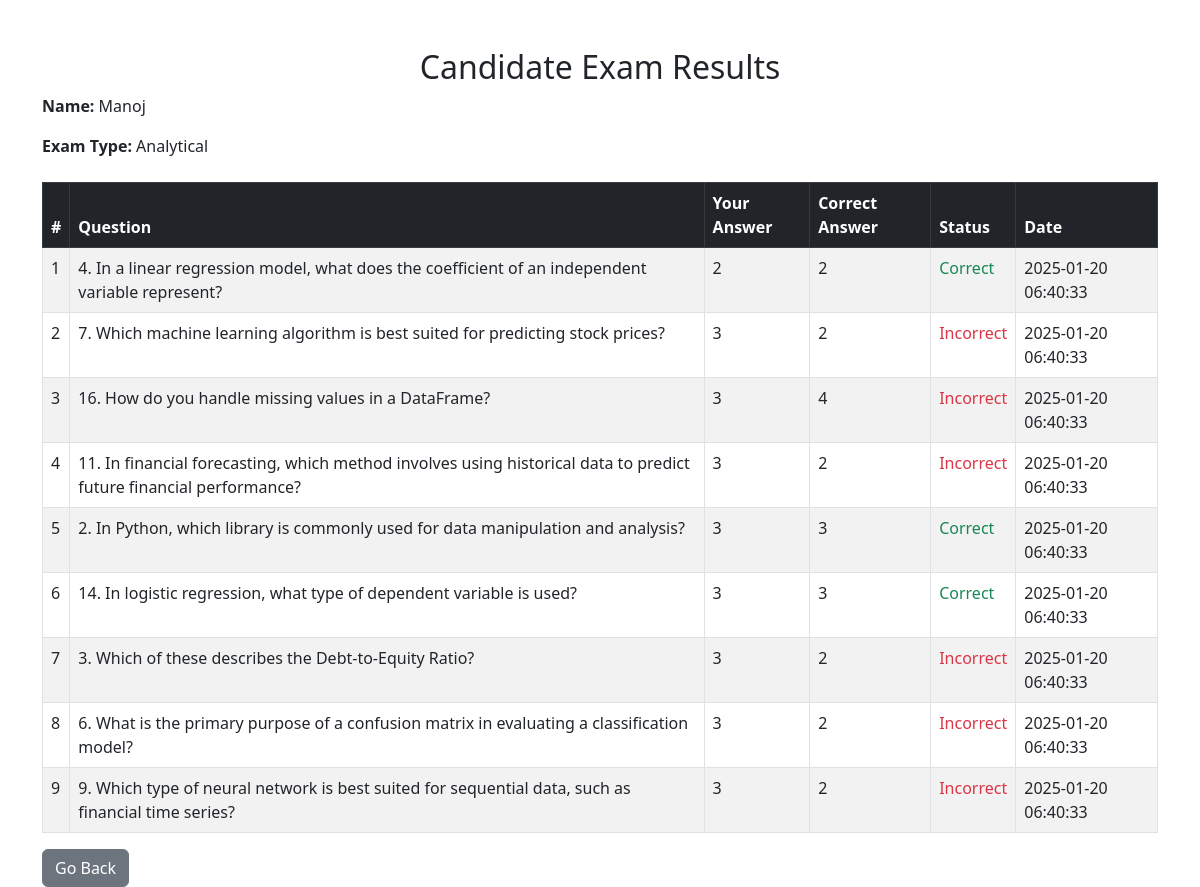
/show_result_details.php?id=15, run on an earlier commit of the app's database.
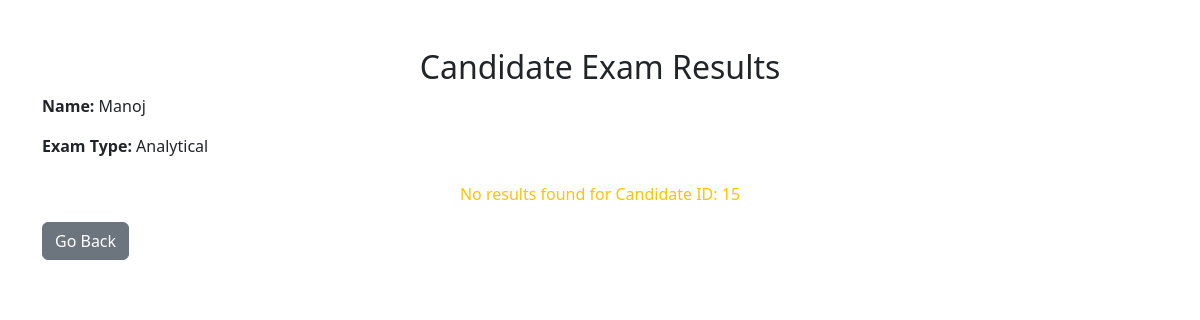
And on a later commit of the database.
### tables this page shows
CREATE TABLE `candidates` (
  `id` int(8) NOT NULL,
  `name` varchar(255) NOT NULL,
  `mobile` varchar(15) NOT NULL,
  `email` varchar(100) NOT NULL,
  `password` varchar(100) NOT NULL,
  `exam_type` varchar(100) NOT NULL,
  `designation` varchar(100) NOT NULL,
  `total_marks` int(4) NOT NULL,
  `sec_code` varchar(10) NOT NULL,
  `exam_duration` varchar(10) NOT NULL,
  `status` varchar(50) NOT NULL,
  `is_exam_completed` tinyint(1) DEFAULT 0
);

CREATE TABLE `question_results` (
  `id` int(11) NOT NULL,
  `candidate_id` int(11) NOT NULL,
  `exam_type` varchar(255) NOT NULL,
  `question_id` int(11) NOT NULL,
  `question` text NOT NULL,
  `user_answer` int(11) NOT NULL,
  `correct_option` int(11) NOT NULL,
  `status` varchar(50) NOT NULL,
  `created_at` timestamp NOT NULL DEFAULT current_timestamp()
);

### show_result_details.php (the view, shortened to what this page needs)
<?php
$candidate_id = intval($_GET['id']);
include 'conn.php';
$candidate_sql = "SELECT name, exam_type FROM candidates WHERE id = $candidate_id";
$candidate_result = $conn->query($candidate_sql);
$candidate = $candidate_result->fetch_assoc();
$results_sql = "SELECT * FROM question_results WHERE candidate_id = $candidate_id";
$results = $conn->query($results_sql);
?>
<!DOCTYPE html>
<html>
<head>
    <link rel="stylesheet" href="https://cdnjs.cloudflare.com/ajax/libs/bootstrap/5.3.0/css/bootstrap.min.css">
</head>
<body>
<div class="container mt-5">
    <h2 class="text-center">Candidate Exam Results</h2>
    <div class="mb-4">
        <p><strong>Name:</strong> <?php echo htmlspecialchars($candidate['name']); ?></p>
        <p><strong>Exam Type:</strong> <?php echo htmlspecialchars($candidate['exam_type']); ?></p>
    </div>
    <?php if ($results->num_rows > 0) { ?>
        <div class="table-responsive">
            <table class="table table-bordered table-striped">
                <thead class="table-dark">
                    <tr>
                        <th>#</th>
                        <th>Question</th>
                        <th>Your Answer</th>
                        <th>Correct Answer</th>
                        <th>Status</th>
                        <th>Date</th>
                    </tr>
                </thead>
                <tbody>
                    <?php
                    $index = 1;
                    while ($row = $results->fetch_assoc()) {
                        $status_class = $row['status'] === 'Correct' ? 'text-success' : 'text-danger';
                    ?>
                        <tr>
                            <td><?php echo $index++; ?></td>
                            <td><?php echo htmlspecialchars($row['question']); ?></td>
                            <td><?php echo htmlspecialchars($row['user_answer']); ?></td>
                            <td><?php echo htmlspecialchars($row['correct_option']); ?></td>
                            <td class="<?php echo $status_class; ?>"><?php echo $row['status']; ?></td>
                            <td><?php echo htmlspecialchars($row['created_at']); ?></td>
                        </tr>
                    <?php } ?>
                </tbody>
            </table>
        </div>
    <?php } else { ?>
        <p class="text-center text-warning">No results found for Candidate ID: <?php echo $candidate_id; ?></p>
    <?php } ?>
    <a href="javascript:void(0);" class="btn btn-secondary" onclick="window.location.href='show_candidate.php';">Go Back</a>

What changed in the data, as far as the page shows it:
removed question_results: question "4. In a linear regression model, what does the coefficient of an independent variable represent?", user_answer "2", correct_option "2", status "Correct", created_at "2025-01-20 06:40:33"
removed question_results: question "7. Which machine learning algorithm is best suited for predicting stock prices?", user_answer "3", correct_option "2", status "Incorrect", created_at "2025-01-20 06:40:33"
removed question_results: question "16. How do you handle missing values in a DataFrame?", user_answer "3", correct_option "4", status "Incorrect", created_at "2025-01-20 06:40:33"
removed question_results: question "11. In financial forecasting, which method involves using historical data to predict future financial performance?", user_answer "3", correct_option "2", status "Incorrect", created_at "2025-01-20 06:40:33"
removed question_results: question "2. In Python, which library is commonly used for data manipulation and analysis?", user_answer "3", correct_option "3", status "Correct", created_at "2025-01-20 06:40:33"
removed question_results: question "14. In logistic regression, what type of dependent variable is used?", user_answer "3", correct_option "3", status "Correct", created_at "2025-01-20 06:40:33"
removed question_results: question "3. Which of these describes the Debt-to-Equity Ratio?", user_answer "3", correct_option "2", status "Incorrect", created_at "2025-01-20 06:40:33"
removed question_results: question "6. What is the primary purpose of a confusion matrix in evaluating a classification model?", user_answer "3", correct_option "2", status "Incorrect", created_at "2025-01-20 06:40:33"
removed question_results: question "9. Which type of neural network is best suited for sequential data, such as financial time series?", user_answer "3", correct_option "2", status "Incorrect", created_at "2025-01-20 06:40:33"
Also different on the page:
$candidate_id: (not shown) → "15"
text no longer shown: "# Question Your Answer Correct Answer Status Date"
text now shown: "No results found for Candidate ID:"
